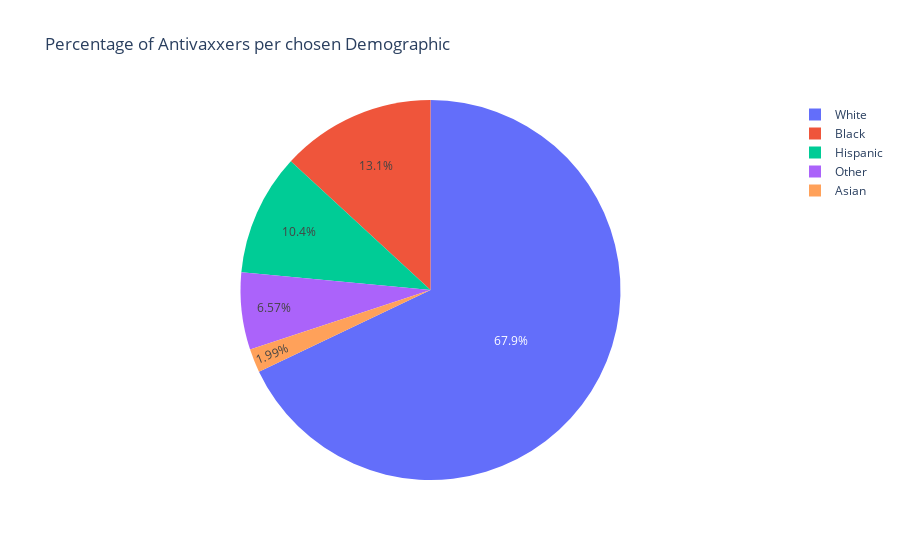

Notebook cell for this chart:
### Code cell
antivax_pie('Race')

### Figure 1 — Plotly figure (JSON) as saved in the notebook; plotly's stock layout.template omitted (floating-point values rounded to 4 significant figures)
{"data": [{"domain": {"x": [0, 1], "y": [0, 1]}, "hovertemplate": "Race=%{label}<br>Number of Antivaxxers=%{value}<extra></extra>", "labels": ["White", "Black", "Hispanic", "Other", "Asian"], "legendgroup": "", "name": "", "showlegend": true, "type": "pie", "values": [341, 66, 52, 33, 10]}], "layout": {"legend": {"tracegroupgap": 0}, "title": {"text": "Percentage of Antivaxxers per chosen Demographic"}}}
